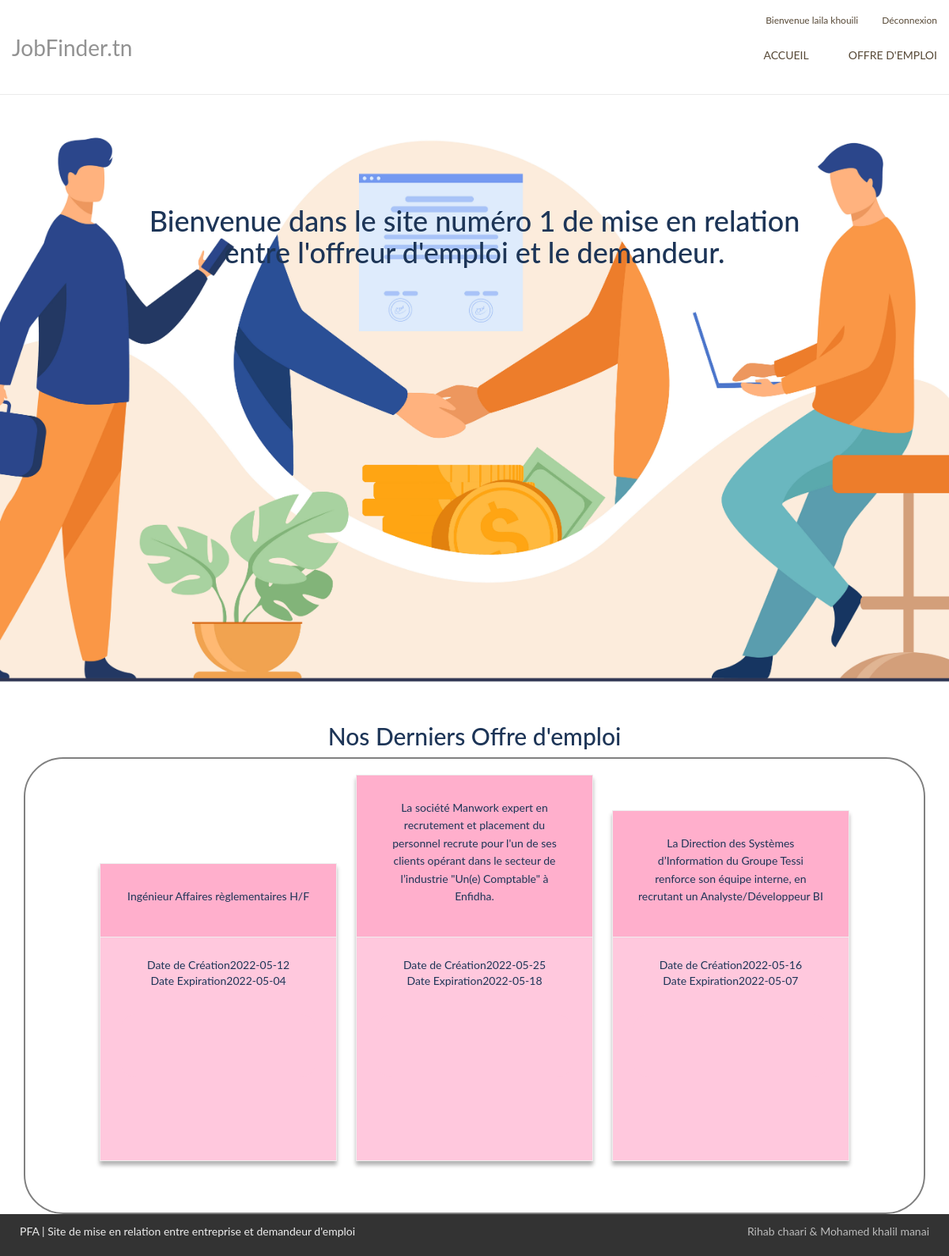
Page / (signed in) on the committed database.
### tables this page shows
CREATE TABLE `offreemploi` (
  `id_offre` int(11) NOT NULL,
  `date` varchar(255) NOT NULL,
  `date_exp` varchar(255) NOT NULL,
  `description` varchar(255) NOT NULL,
  `id_recruteur` int(11) NOT NULL
);

### model/Model.php (called while the page is built, shortened)
<?php
class Model{
	protected static $pdo;
	public static function Init(){
		$host = Conf::getHostname();
		$dbname = Conf::getDatabase();
		$login = Conf::getLogin();
		$pass = Conf::getPassword();
		try{
			self::$pdo = new PDO("mysql:host=$host;dbname=$dbname",$login,$pass);
			} catch(PDOException $e) {
				die ($e->getMessage());
			}
	}
	public static function getAllO(){
		$sql = "SELECT * FROM `offreemploi`";
		$req_prep = Model::$pdo->prepare($sql);
		$req_prep->execute();
		$req_prep->setFetchMode(PDO::FETCH_CLASS,'Model');
			  if ($req_prep->rowCount() != 0){
				$rslt = $req_prep->fetchAll();
				return $rslt;
				  die();
				}else{
				return null;
				die();
			  }
	}
}

### view/accueil/viewReadAllAccueil.php (the view, shortened to what this page needs)
<section class="full-width-img">
		<h1 class="titreBee" style="color: #1d3557 ;">Bienvenue dans le site numéro 1 de mise en relation entre l'offreur d'emploi et le demandeur.</h1>
</section>
<section style="text-align: center;">
<h2 style="margin-top: -85px; color: #1d3557 ; ">Nos Derniers Offre d'emploi </h2>
<div class="container">
  <div class="containerBeeA">
  <?php
  $offre = new ModelOffreEmploi();
  $tab_u = $offre->getAllO();
    $i = 0;
   $output =' <div class="card-offre">';
   foreach ($tab_u as $o) {
    if($i < 3) {
    $output .='  <div class="basic-card basic-card-light">
    <div class="card-content" style="background-color:#ffafcc;">
        <p class="card-text" style="color: #1d3557 ;">'.$o->description .'
        </p>
    </div>
    <div class="card-link" style="color: #1d3557 ;  background-color:#ffc8dd;"">
        <a  title="Read Full"><span style="color: #1d3557 ;">Date de Création'.$o->date_exp .'</span></a><br>
        <a  title="Read Full"><span style="color: #1d3557 ;">Date Expiration'.$o->date .'</span></a>
        <form class ="formPostuler" style="background-color:#ffc8dd; "  method="POST" action="index.php?controller=offreEmploi&action=postuler&id_offre='.$o->id_offre .'">
        </form>
    </div>
</div>';
}
$i ++;
}
$output .='</div>';
echo $output;
?>
  </div>
  </div>
</section>

### styles/styles.css (style rules this page uses)
body { font-family: "Open Sans", Helvetica, sans-serif; }
.full-width-img { background: url('../img/5222.jpg') no-repeat center center; background-size: cover; text-align: center; padding-top: 100px; height: 450px; color: #fff; }
@media (min-width: 768px) { .full-width-img { padding-top: 110px; height: 1000px; } }
* { box-sizing: border-box; font-family: "Lato", sans-serif; margin: 0; padding: 0; }
body { display: flex; min-height: 100vh; flex-direction: column; }
.container { flex: 1; }
form { display: flex; flex-wrap: wrap; }
.containerBeeA { text-align: center; border: 2px solid gray; border-radius: 50px; padding: 10px; }
form { padding: 0 6.4rem; background-color: #FFFFFF; width: 60%; min-height: 100vh; margin-top: 3.2rem; border-radius: 2rem; display: flex; flex-direction: column; gap: 3.2rem; position: relative; margin-bottom: 8rem; }
.basic-card { width:300px; position: relative; -webkit-box-shadow: 0px 5px 5px 0px rgba(0,0,0,0.3); -moz-box-shadow: 0px 5px 5px 0px rgba(0,0,0,0.3); -o-box-shadow: 0px 5px 5px 0px rgba(0,0,0,0.3); box-shadow: 0px 5px 5px 0px rgba(0,0,0,0.3); }
.basic-card .card-content { padding: 30px; }
.basic-card .card-text { line-height: 1.6; }
.basic-card .card-link { padding: 25px; width: -webkit-fill-available; }
.basic-card .card-link a { text-decoration: none; position: relative; padding: 10px 0px; }
.basic-card .card-link a:after { top: 30px; content: ""; display: block; height: 2px; left: 50%; position: absolute; width: 0; -webkit-transition: width 0.3s ease 0s, left 0.3s ease 0s; -moz-transition: width 0.3s ease 0s, left 0.3s ease 0s; -o-transition: width 0.3s ease 0s, left 0.3s ease 0s; transition: width 0.3s ease 0s, left 0.3s ease 0s; }
.basic-card-light { border: 1px solid #eee; display: inline-block; margin: 10px; }
.basic-card-light .card-title, .basic-card-light .card-link a { color: #636363; }
.basic-card-light .card-text { color: #7b7b7b; }
.basic-card-light .card-link { border-top: 1px solid #eee; }
.basic-card-light .card-link a:after { background:#636363; }
.card-offre { font-family: sans-serif; margin-bottom: 45px; text-align: center; }
.formPostuler { min-height: 80px !important; text-align: center; width: 100%; }
.titreBee { padding-top: 100px; text-align: center; color: black; align-self: center; margin: 50px 150px 60px 150px; }

### rows in the picture
offreemploi: description "Ingénieur Affaires règlementaires H/F", date_exp "2022-05-12", date "2022-05-04"
offreemploi: description "La société Manwork expert en recrutement et placement du personnel recrute pour l'un de ses clients opérant dans le secteur de l’industrie \"Un(e) Comptable\" à Enfidha.", date_exp "2022-05-25", date "2022-05-18"
offreemploi: description "La Direction des Systèmes d’Information du Groupe Tessi renforce son équipe interne, en recrutant un Analyste/Développeur BI", date_exp "2022-05-16", date "2022-05-07"

### other values in the picture
$user->nom_prenom "laila khouili"
